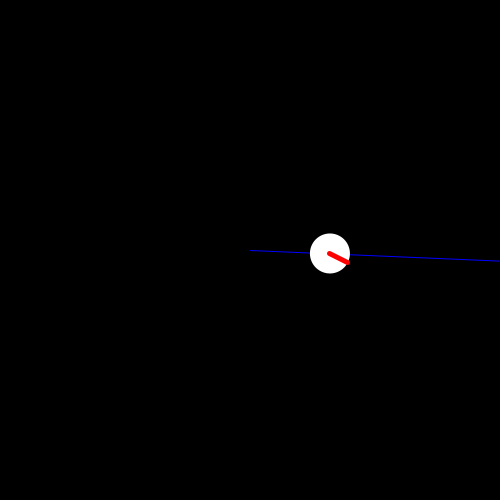
Frame 1 (no input)
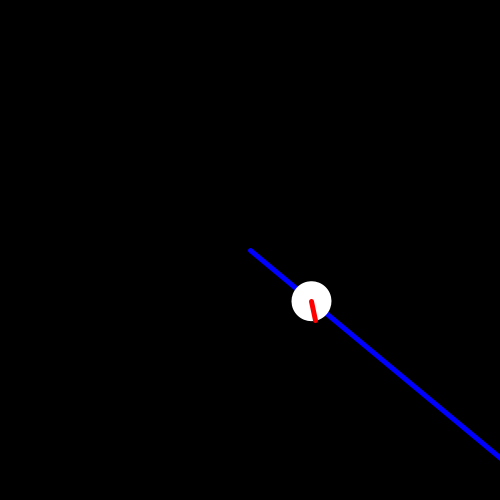
Frame 60 (the mouse pressed at the canvas centre just before this capture)
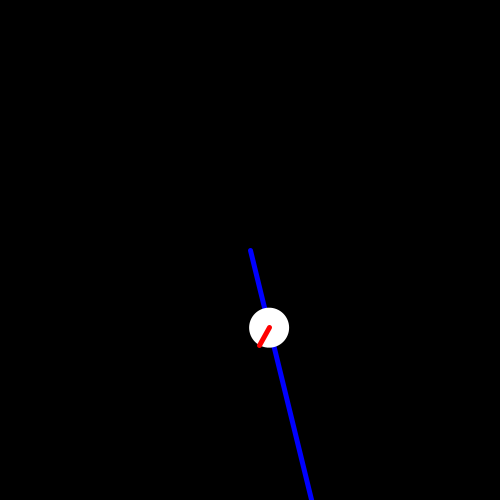
Frame 120 (the mouse held since frame 60 and released just before this capture)

The Processing sketch that drew these frames (run headless with seeded random() and noise(); from frame 60 on, the mouse is pressed at the canvas centre):

// Processing sketch: sketch_04_9
// ── sketch_04_9.pde
int d = 40;
int dist = 80;

void setup(){
  size(500,500);
}

void draw(){
  
  background(0);
  translate(width/2, height/2);
  fill(255);
  noStroke();
  
  // Una rivoluzione ogni 10 secondi
  float r = millis() * 0.001 * TWO_PI;
  rotate(r/10);
  
  stroke(0,0,255);
  line(0,0,400,0);
  noStroke();
 
  // una rotazione al secondo
  translate(dist, 0);
  rotate(r);
  ellipse(0, 0, d, d);
  
  /* OPPURE:
  rotate(r);
  ellipse(dist, 0, d, d);
  */
  
  strokeWeight(5);
  stroke(255,0,0);
  line(0,0,d/2,0);

}
